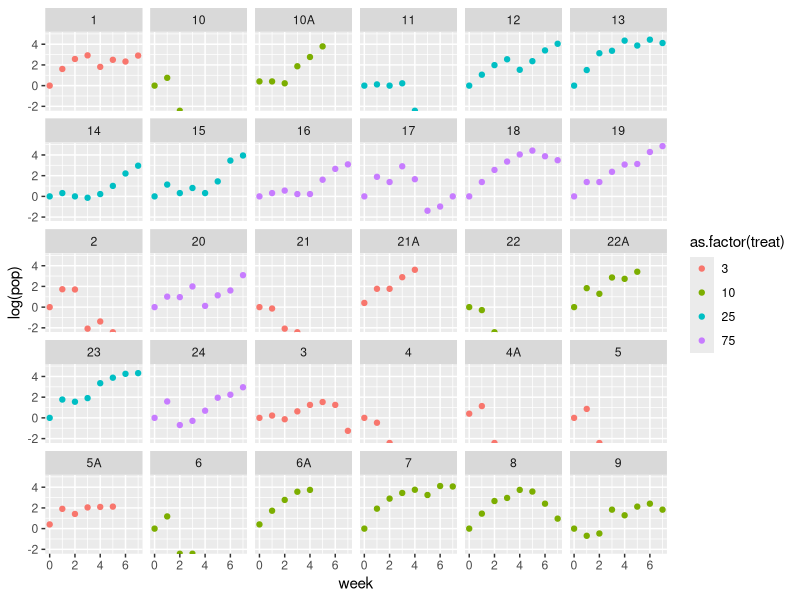
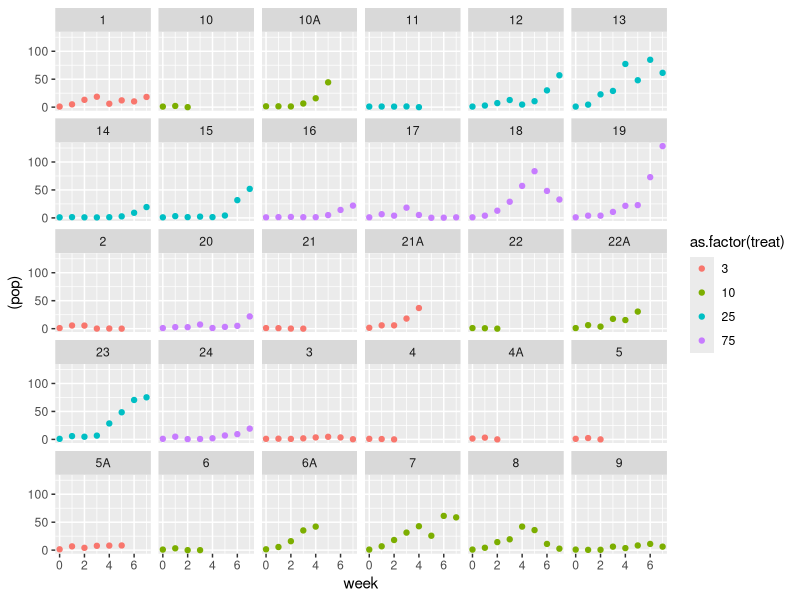
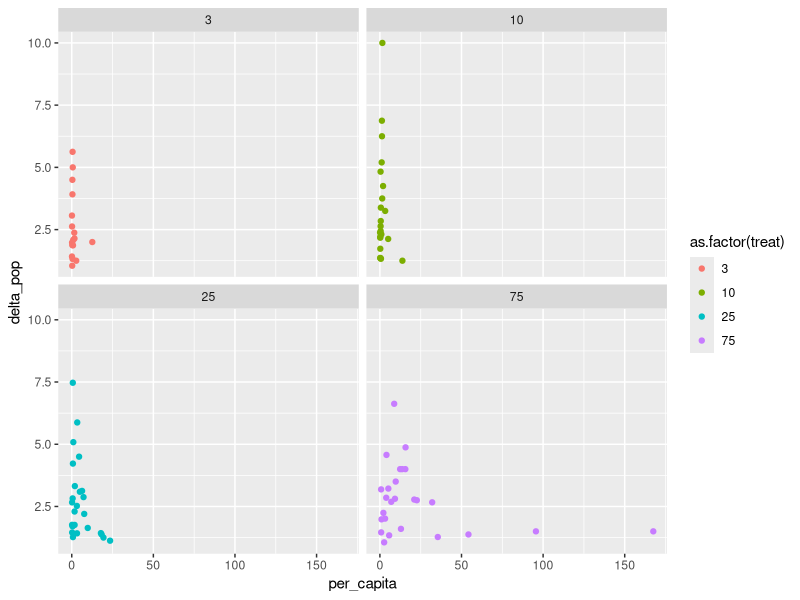
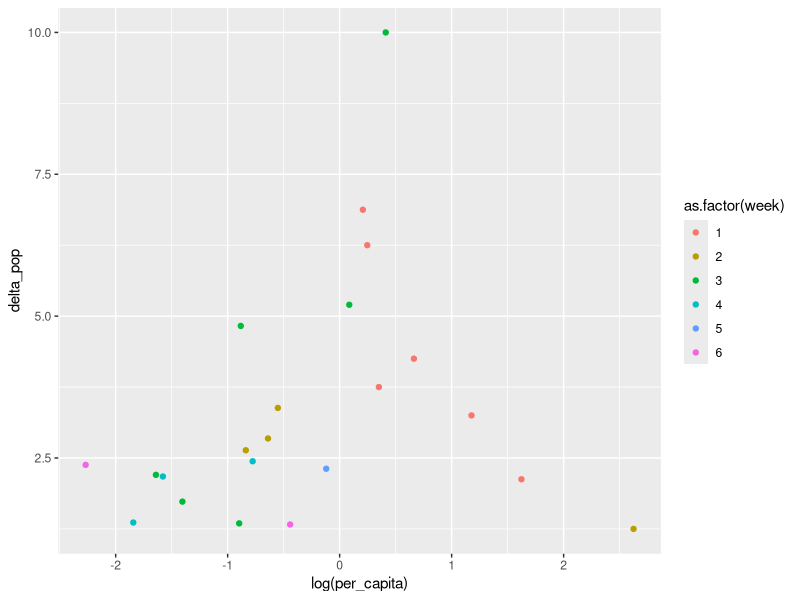
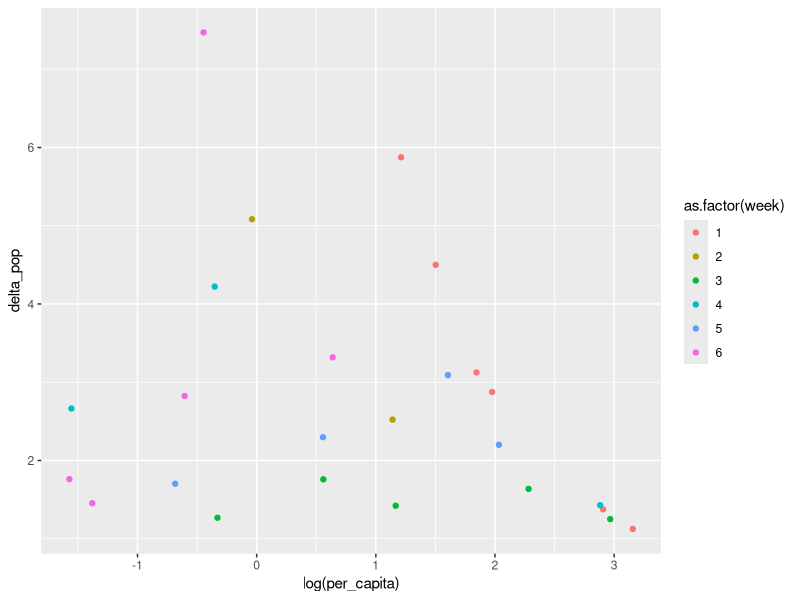
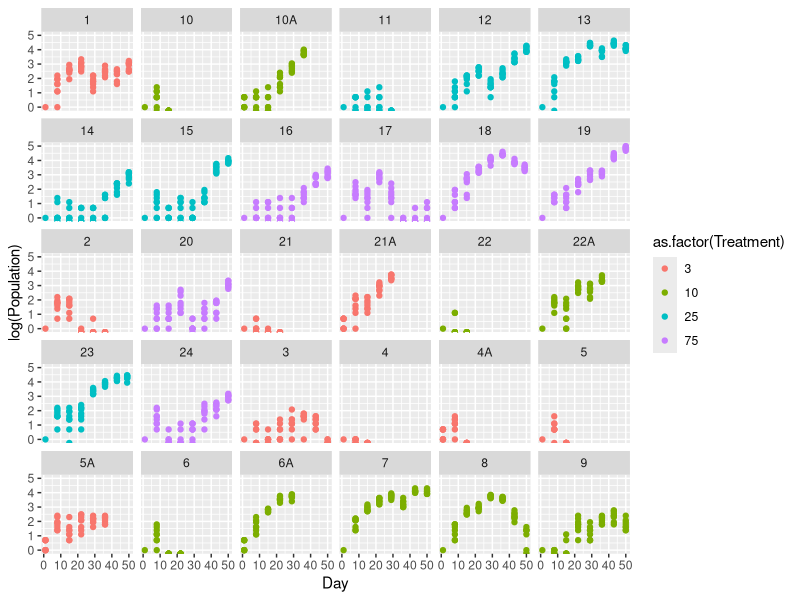
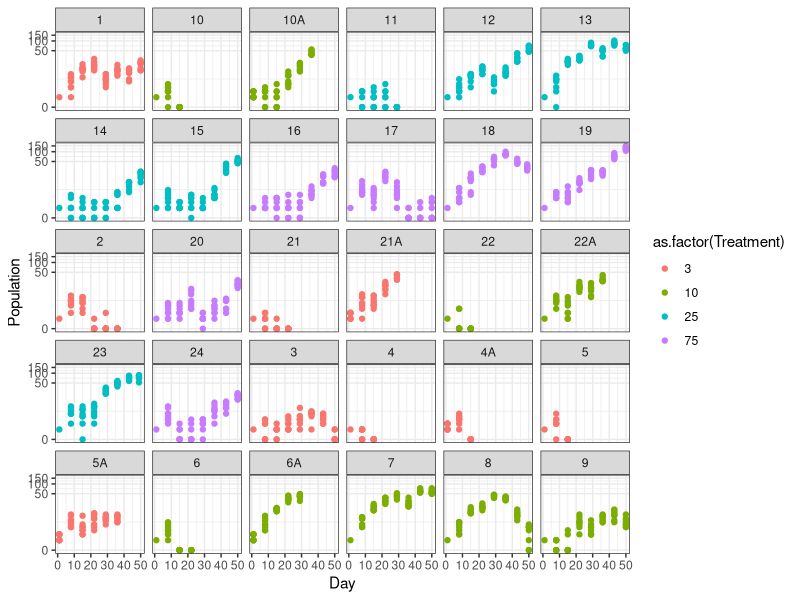
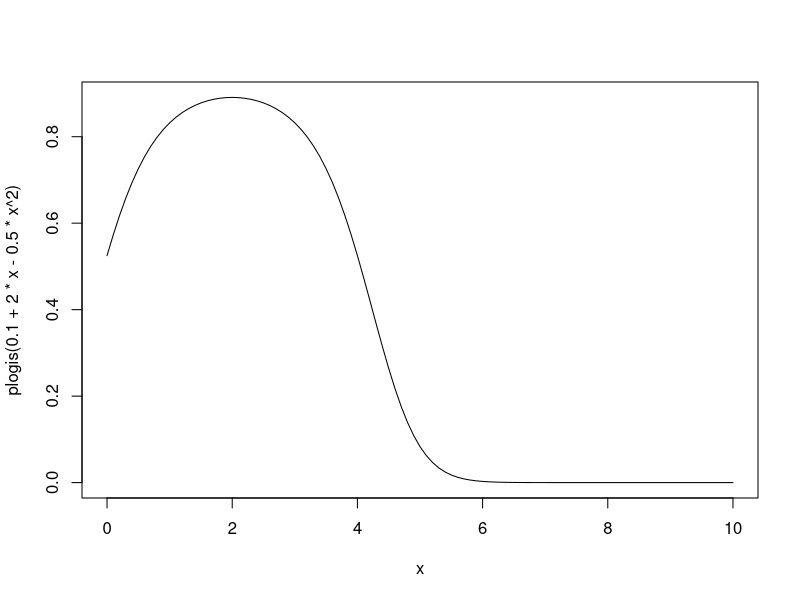

The R script that drew these images, in order: (Note: this script raises an error after producing the figures.)
# read in
dat <- read.csv("cerio_pop.csv")

library(tidyverse)
library(lme4)

if (FALSE) {
    trial <- nls(Population ~ Population * r*(1-1/(K*Population/Avg_Chl)), start = list(r=.1, K= 75), 
             data = dat)

    newpred <- predict()
}

                                    
#this works even though it makes no sense Population ~ Population * (r - r/K * (Population/Avg_Chl)) *Population


if (FALSE) {
    m <- nls(feeding.rate.mean~(Chl_conc*h)/(1+Chl_conc*h*r), start = list(h=1,r=1), data = dat )
}




#average chlor by week
# create week column
dat$week <- floor(dat$Day/7) 
#create average chl by week
week_chl <- dat %>%
  group_by(Rep,week) %>%
  summarise(aver_chl = mean(Avg_Chl, na.rm = TRUE), 
            pop = mean(Population, na.rm = TRUE),
            sd_chl = sd(Avg_Chl,na.rm = TRUE),
            sd_pop = sd(Population, na.rm = TRUE),
            treat= mean(Treatment))

(gg2 <- ggplot(aes(week, log(pop)), data = week_chl) +
    geom_point(aes(color= as.factor(treat))) + facet_wrap(~Rep))

(gg2 <- ggplot(aes(week, (pop)), data = week_chl) +
    geom_point(aes(color= as.factor(treat))) + facet_wrap(~Rep))
week_chl$per_capita <- week_chl$aver_chl/week_chl$pop
week_chl2 <- week_chl %>%
  group_by(Rep) %>%
  mutate(delta_pop = (c(pop,0)/c(0, pop))[-length(pop)],
         treat= treat)



week_chl2 <- week_chl2 %>%
  filter(delta_pop > 1 & delta_pop != Inf)
(newplot<- ggplot(aes(per_capita,delta_pop),data = week_chl2) + 
  geom_point(aes(color=as.factor(treat))) + facet_wrap(~as.factor(treat)) )

mod <- lm(log(pop) ~ week*as.factor(treat), data= week_chl[week_chl$pop!=0,])
mod <- lm((pop) ~ week*as.factor(treat), data= week_chl)


(pl10 <- ggplot(aes(log(per_capita),delta_pop), 
               data = week_chl2[week_chl2$treat==10,]) +
  geom_point(aes(color=as.factor(week))))

(pl25 <- ggplot(aes(log(per_capita),delta_pop), 
                data = week_chl2[week_chl2$treat==25,]) +
    geom_point(aes(color=as.factor(week)), lwd=4))


(gg2 <- ggplot(aes(Day, log(Population)), data = dat) +
  geom_point(aes(color= as.factor(Treatment))) + facet_wrap(~Rep))

(gg2 <- ggplot(aes(Day, Population), data = dat)
    + scale_y_continuous(trans="log1p")
    + geom_point(aes(color= as.factor(Treatment)))
    + facet_wrap(~Rep)
    + theme_bw())

curve(plogis(0.1+2*x-0.5*x^2),from=,to=10)
## a + b*x + c*x^2
## regular logistic: 1/(1+exp(-(a+b*x)))
## ## b <-> r
## weird logistic: 1/(1+exp(-(a+b*x+c*x^2)))
##                 1/(1+exp(-(a+(b+c*x)*x))
## ## b <->r(0)

(gg2 <- ggplot(aes(Day, (Population)), data = dat) +
    geom_point(aes(color= as.factor(Treatment))) + facet_wrap(~Rep))

gg3 <- ggplot(aes(Initial.Chl, Population), data = dat) +
  geom_point() 
dat_rep1 <- dat %>%
 filter(Rep == 1) %>%
  group_by(Day)%>%
  summarize(mean_pop = mean(Population,na.rm = TRUE))
dat_rep1 <- data.frame(dat_rep1)


(gg <- ggplot(aes(Day,mean_pop), data = dat_rep1) +geom_point())

##
dat_rep7 <- dat %>%
  filter(Rep == 7) %>%
  group_by(Day)%>%
  summarize(mean_pop = mean(Population,na.rm = TRUE))
dat_rep7 <- data.frame(dat_rep7)


(gg <- ggplot(aes(Day,mean_pop), data = dat_rep7) +geom_point())


##
dat_rep13 <- dat %>%
  filter(Rep ==13) %>%
  group_by(Day)%>%
  summarize(mean_pop = mean(Population,na.rm = TRUE))
dat_rep13 <- data.frame(dat_rep13)


(gg <- ggplot(aes(Day,mean_pop), data = dat_rep13) +geom_point())

x##
dat_rep17 <- dat %>%
  filter(Rep == 17) %>%
  group_by(Day)%>%
  summarize(mean_pop = mean(Population,na.rm = TRUE))
dat_rep17 <- data.frame(dat_rep17)


(gg <- ggplot(aes(Day,mean_pop), data = dat_rep17) +geom_point())


##
dat_rep2 <- dat %>%
  filter(Rep == 2) %>%
  group_by(Day)%>%
  summarize(mean_pop = mean(Population,na.rm = TRUE))
dat_rep2<- data.frame(dat_rep2)


(gg <- ggplot(aes(Day,mean_pop), data = dat_rep2) +geom_point())

##
dat_rep8 <- dat %>%
  filter(Rep == 8) %>%
  group_by(Day)%>%
  summarize(mean_pop = mean(Population,na.rm = TRUE))
dat_rep8<- data.frame(dat_rep8)



(gg <- ggplot(aes(Day,mean_pop), data = dat_rep8) +geom_point())


##
dat_rep12 <- dat %>%
  filter(Rep == 12) %>%
  group_by(Day)%>%
  summarize(mean_pop = mean(Population,na.rm = TRUE))
dat_rep12<- data.frame(dat_rep12)


(gg <- ggplot(aes(Day,mean_pop), data = dat_rep12) +geom_point())


##
dat_rep18 <- dat %>%
  filter(Rep == 18) %>%
  group_by(Day)%>%
  summarize(mean_pop = mean(Population,na.rm = TRUE))
dat_rep18<- data.frame(dat_rep18)


(gg <- ggplot(aes(Day,mean_pop), data = dat_rep18) +geom_point())


##
dat_rep23 <- dat %>%
  filter(Rep == 23) %>%
  group_by(Day)%>%
  summarize(mean_pop = mean(Population,na.rm = TRUE))
dat_rep23<- data.frame(dat_rep23)


(gg <- ggplot(aes(Day,mean_pop), data = dat_rep23) +geom_point())


##
dat_rep24 <- dat %>%
  filter(Rep == 24) %>%
  group_by(Day)%>%
  summarize(mean_pop = mean(Population,na.rm = TRUE))
dat_rep24<- data.frame(dat_rep24)


(gg <- ggplot(aes(Day,mean_pop), data = dat_rep24) +geom_point())



## goal to take up to the highest point for each rep and fit poisson glmm (?)


newdat <- dat %>%
  group_by(Rep,Day) %>%
  mutate(avg_pop = mean(Population,na.rm = TRUE) )


newdat <- newdat %>%
  group_by(Rep) %>%
  mutate(row_seq = seq(1:n())) %>%
  filter(row_seq <= max(which(avg_pop == max(avg_pop, na.rm = TRUE))))

newdat

newg <- ggplot(aes(week,Population), data = newdat) + geom_point() + facet_wrap(~Rep)
newg


#drop reps 2, 22, 6,,4, 4A,5,11, and 10 due to dcrashing in less than 3 weeks
newdat <- newdat %>%
  filter(Rep != "2" & Rep != "22" & Rep != "6" & Rep != "4" & Rep != "4A" & Rep != "5" & 
          Rep != "11" & Rep !="10")

pop_grow <- glmer(Population ~ 0 + week + Avg_Chl + (1|Rep), data = newdat, family = poisson)
  

